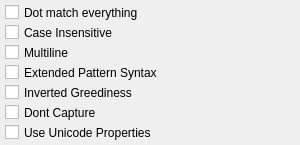
<?xml version="1.0" encoding="UTF-8"?>
<ui version="4.0">
 <class>modificatorsWindow</class>
 <widget class="QWidget" name="modificatorsWindow">
  <property name="geometry">
   <rect>
    <x>0</x>
    <y>0</y>
    <width>300</width>
    <height>145</height>
   </rect>
  </property>
  <property name="minimumSize">
   <size>
    <width>300</width>
    <height>145</height>
   </size>
  </property>
  <property name="maximumSize">
   <size>
    <width>300</width>
    <height>145</height>
   </size>
  </property>
  <property name="windowTitle">
   <string>Modificators</string>
  </property>
  <widget class="QCheckBox" name="multiLine">
   <property name="geometry">
    <rect>
     <x>5</x>
     <y>40</y>
     <width>191</width>
     <height>25</height>
    </rect>
   </property>
   <property name="text">
    <string>Multiline</string>
   </property>
  </widget>
  <widget class="QCheckBox" name="dotMatch">
   <property name="geometry">
    <rect>
     <x>5</x>
     <y>0</y>
     <width>191</width>
     <height>25</height>
    </rect>
   </property>
   <property name="text">
    <string>Dot match everything</string>
   </property>
  </widget>
  <widget class="QCheckBox" name="caseInsensitive">
   <property name="geometry">
    <rect>
     <x>5</x>
     <y>20</y>
     <width>191</width>
     <height>25</height>
    </rect>
   </property>
   <property name="text">
    <string>Case Insensitive</string>
   </property>
  </widget>
  <widget class="QCheckBox" name="extendPattern">
   <property name="geometry">
    <rect>
     <x>5</x>
     <y>60</y>
     <width>191</width>
     <height>25</height>
    </rect>
   </property>
   <property name="text">
    <string>Extended Pattern Syntax</string>
   </property>
  </widget>
  <widget class="QCheckBox" name="invertedGreediness">
   <property name="geometry">
    <rect>
     <x>5</x>
     <y>80</y>
     <width>191</width>
     <height>25</height>
    </rect>
   </property>
   <property name="text">
    <string>Inverted Greediness</string>
   </property>
  </widget>
  <widget class="QCheckBox" name="DontCapture">
   <property name="geometry">
    <rect>
     <x>5</x>
     <y>100</y>
     <width>191</width>
     <height>25</height>
    </rect>
   </property>
   <property name="text">
    <string>Dont Capture</string>
   </property>
  </widget>
  <widget class="QCheckBox" name="useUnicode">
   <property name="geometry">
    <rect>
     <x>5</x>
     <y>120</y>
     <width>191</width>
     <height>25</height>
    </rect>
   </property>
   <property name="text">
    <string>Use Unicode Properties</string>
   </property>
  </widget>
 </widget>
 <resources/>
 <connections/>
</ui>
